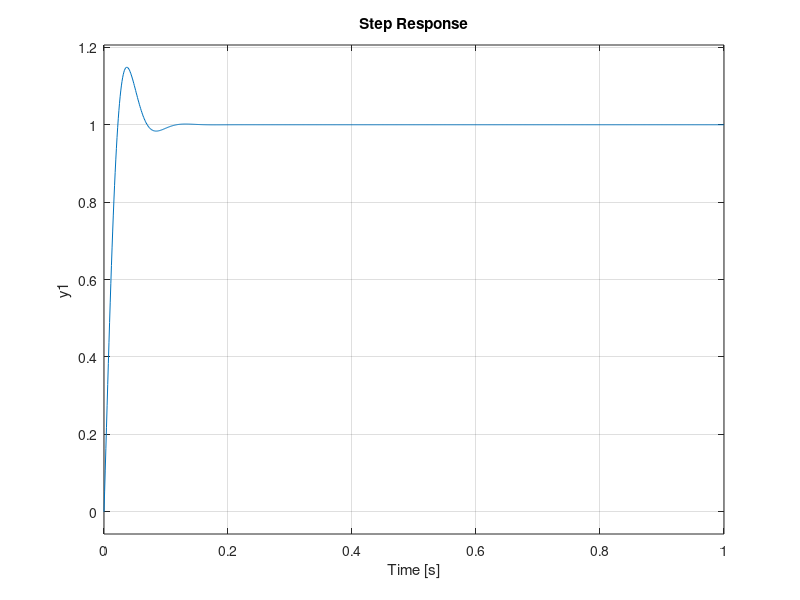
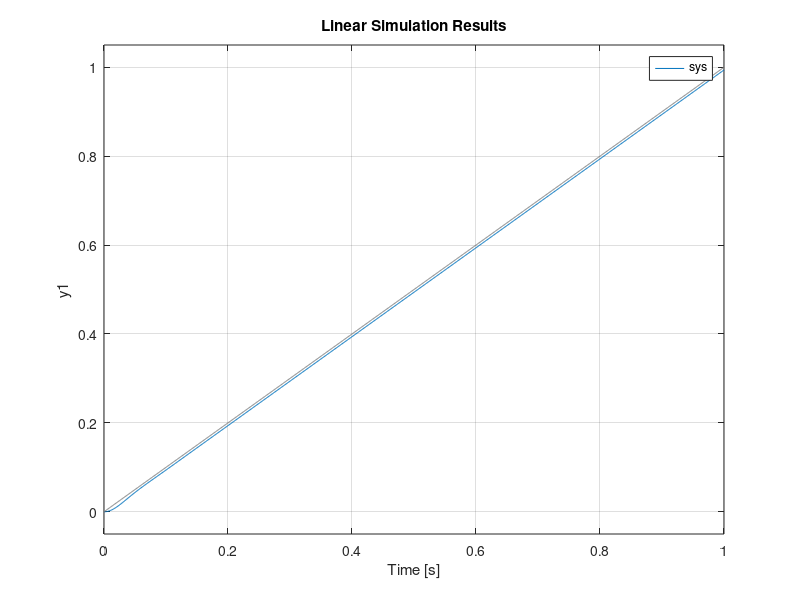
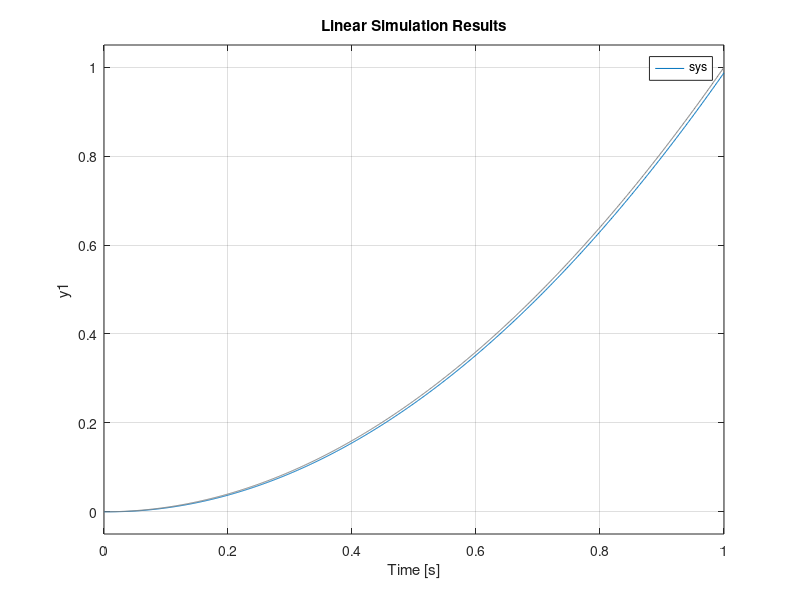

Write the MATLAB code that produced these figures, in order.
clc ;close all;clear all
Kd = 8e-3;
Kp = 1;
sys1 = tf([6561],[1 40.5 0]);
sys2 = tf([Kd Kp],[1]);
sys = sys1*sys2;
t = 0:0.001:1;
sys = feedback(sys,1);
step(sys,t)
figure
lsim(sys,t,t);
figure
lsim(sys,t.^2,t);